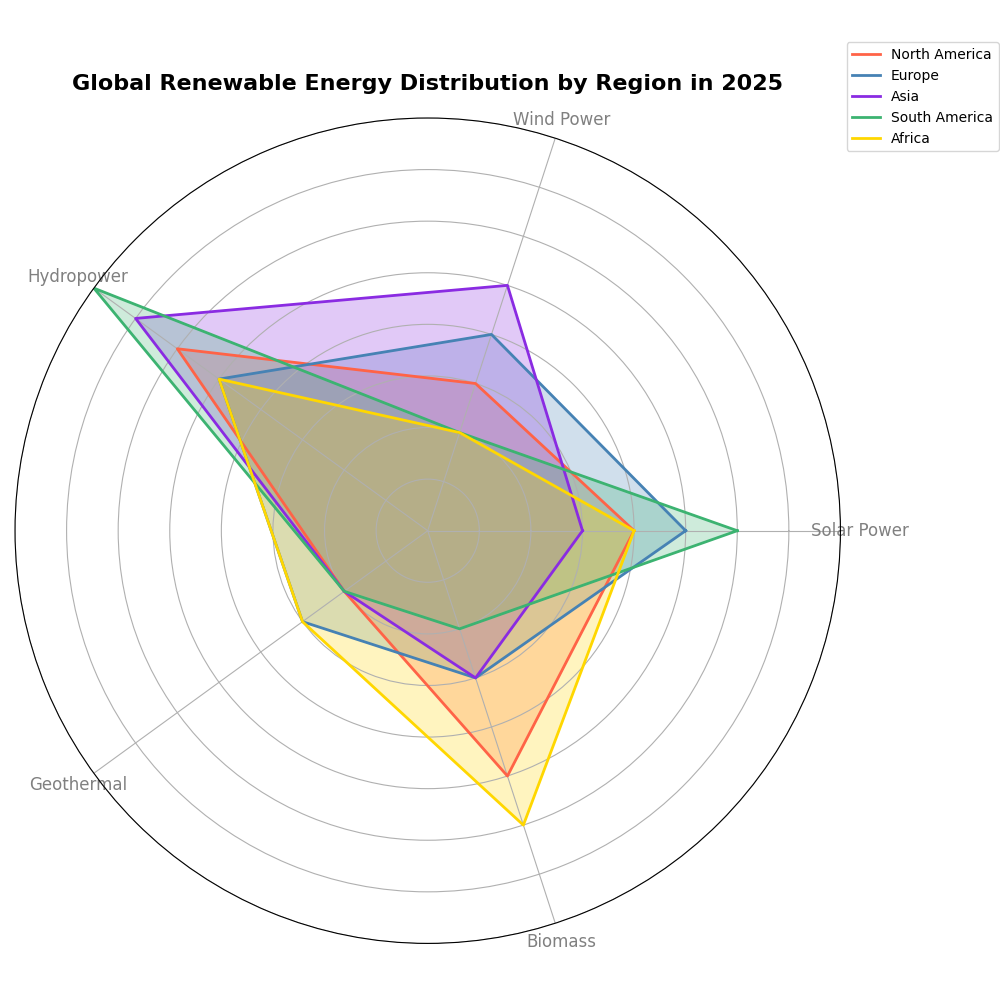

This figure's Python source:
import matplotlib.pyplot as plt
import numpy as np
from math import pi

# Define the categories and regions
categories = ['Solar Power', 'Wind Power', 'Hydropower', 'Geothermal', 'Biomass']
regions = ['North America', 'Europe', 'Asia', 'South America', 'Africa']

# Number of variables (categories)
num_vars = len(categories)

# Data for each region (percentage of renewable energy usage in each category)
data = {
    'North America': [20, 15, 30, 10, 25],
    'Europe': [25, 20, 25, 15, 15],
    'Asia': [15, 25, 35, 10, 15],
    'South America': [30, 10, 40, 10, 10],
    'Africa': [20, 10, 25, 15, 30],
}

# Calculate the angle for each category
angles = np.linspace(0, 2 * pi, num_vars, endpoint=False).tolist()
angles += angles[:1]  # Complete the circle

# Initialize the radar chart
fig, ax = plt.subplots(figsize=(10, 10), subplot_kw=dict(polar=True))

# Plot each region's renewable energy distribution
colors = ['#FF6347', '#4682B4', '#8A2BE2', '#3CB371', '#FFD700']
for region, color in zip(data.keys(), colors):
    values = data[region]
    values += values[:1]  # Repeat the first value to close the chart
    ax.plot(angles, values, linewidth=2, linestyle='solid', label=region, color=color)
    ax.fill(angles, values, color=color, alpha=0.25)

# Add labels for each category
ax.set_yticklabels([])
ax.set_xticks(angles[:-1])
ax.set_xticklabels(categories, fontsize=12, color='gray')

# Set the chart range
ax.set_ylim(0, 40)

# Add a title and legend
plt.title("Global Renewable Energy Distribution by Region in 2025", fontsize=16, fontweight='bold', pad=20)
plt.legend(loc='upper right', bbox_to_anchor=(1.2, 1.1))

# Adjust layout to prevent overlap
plt.tight_layout()

# Display the radar chart
plt.show()
